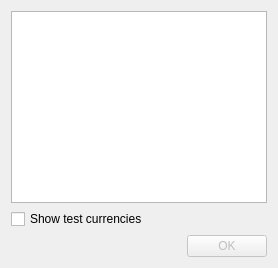
<?xml version="1.0" encoding="UTF-8"?>
<ui version="4.0">
 <class>BlockchainChooser</class>
 <widget class="QDialog" name="BlockchainChooser">
  <property name="geometry">
   <rect>
    <x>0</x>
    <y>0</y>
   </rect>
  </property>
  <property name="windowTitle">
   <string>Choose blockchains</string>
  </property>
  <layout class="QVBoxLayout" name="verticalLayout">
   <item>
    <widget class="QTableView" name="mainnet">
     <property name="showGrid">
      <bool>false</bool>
     </property>
     <attribute name="horizontalHeaderVisible">
      <bool>false</bool>
     </attribute>
     <attribute name="verticalHeaderVisible">
      <bool>false</bool>
     </attribute>
    </widget>
   </item>
   <item>
    <widget class="QCheckBox" name="checkBox">
     <property name="text">
      <string>Show test currencies</string>
     </property>
    </widget>
   </item>
   <item>
    <widget class="QDialogButtonBox" name="buttons">
     <property name="enabled">
      <bool>false</bool>
     </property>
     <property name="orientation">
      <enum>Qt::Horizontal</enum>
     </property>
     <property name="standardButtons">
      <set>QDialogButtonBox::Ok</set>
     </property>
    </widget>
   </item>
  </layout>
 </widget>
 <resources/>
 <connections>
  <connection>
   <sender>buttons</sender>
   <signal>accepted()</signal>
   <receiver>BlockchainChooser</receiver>
   <slot>accept()</slot>
   <hints>
    <hint type="sourcelabel">
     <x>20</x>
     <y>20</y>
    </hint>
    <hint type="destinationlabel">
     <x>20</x>
     <y>20</y>
    </hint>
   </hints>
  </connection>
  <connection>
   <sender>buttons</sender>
   <signal>rejected()</signal>
   <receiver>BlockchainChooser</receiver>
   <slot>reject()</slot>
   <hints>
    <hint type="sourcelabel">
     <x>20</x>
     <y>20</y>
    </hint>
    <hint type="destinationlabel">
     <x>20</x>
     <y>20</y>
    </hint>
   </hints>
  </connection>
 </connections>
</ui>
